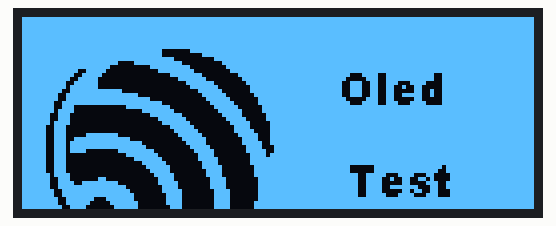
This sketch was run on a simulated Arduino Uno, built with avr-gcc and run on an emulated ATmega328P. Shown: 128×48 one-colour display. Wiring (inferred from the names in the program): SSD1306 OLED at I2C address 0x3C.

Above: at 1.1 s.

Measured:
- what the display in image 0 shows lasts 8.4 s, from 1.1 s to 9.5 s

The sketch:

ESP_i2c_OLED_Test2.ino
```cpp
//This code is a mess right now but does show something on the display
//Oled Display i'm using has an i2c address of 0x0C
//ESP-01 has only two I/O pins, 0=SDA, 2=SCL


//==========================================================//
//                                                          //
//    OLED Test Code                                        //
//                                                          //
//==========================================================//


#include <Wire.h>

//---------------FONT + GRAPHIC-----------------------------//
#include "data.h"
//==========================================================//

// OLED I2C bus address
#define OLED_address  0x3c


void setup()
{
 // Set SDA & SCL for ESP8266 to:
 #ifdef ARDUINO_ESP8266_ESP01
  Wire.pins(0, 2); //0=SDA, 2=SCL, 2 also =LED
 #endif

  // Initialize I2C and OLED Display
  Wire.begin();
  init_OLED();
  reset_display();           // Clear logo and load saved mode
}


//==========================================================//
void loop()
{

   for(int i=0;i<128*8;i++)     // show 128* 64 Logo
     SendChar(pgm_read_byte(logo+i));
    delay(8000);
    displayOn();
    clear_display();

   while(1)
   {

    sendStrXY("Oled on",3,0);
    sendStrXY("ESP8266 only!",4,0);
    delay(4000);
    reset_display();
    clear_display();

    delay(1000);
    reset_display();

   }

}

//==========================================================//
// Resets display depending on the actual mode.
static void reset_display(void)
{
  displayOff();
  clear_display();

  displayOn();
}


//==========================================================//
// Turns display on.
void displayOn(void)
{
    sendcommand(0xaf);        //display on
}

//==========================================================//
// Turns display off.
void displayOff(void)
{
  sendcommand(0xae);		//display off
}

//==========================================================//
// Clears the display by sendind 0 to all the screen map.
static void clear_display(void)
{
  unsigned char i,k;
  for(k=0;k<8;k++)  //8
  {
    setXY(k,0);
    {
      for(i=0;i<128;i++)     //was 128
      {
        SendChar(0);         //clear all COL
      }
    }
  }
}


//==========================================================//
// Actually this sends a byte, not a char to draw in the display.
// Display's chars uses 8 byte font the small ones and 96 bytes
// for the big number font.
static void SendChar(unsigned char data)
{
  Wire.beginTransmission(OLED_address); // begin transmitting
  Wire.write(0x40);//data mode
  Wire.write(data);
  Wire.endTransmission();    // stop transmitting
}

//==========================================================//
// Prints a display char (not just a byte) in coordinates X Y,
// being multiples of 8. This means we have 16 COLS (0-15)
// and 8 ROWS (0-7).
static void sendCharXY(unsigned char data, int X, int Y)
{
  setXY(X, Y);
  Wire.beginTransmission(OLED_address); // begin transmitting
  Wire.write(0x40);//data mode

  for(int i=0;i<8;i++)  //8
    Wire.write(pgm_read_byte(myFont[data-0x20]+i));

  Wire.endTransmission();    // stop transmitting
}

//==========================================================//
// Used to send commands to the display.
static void sendcommand(unsigned char com)
{
  Wire.beginTransmission(OLED_address);     //begin transmitting
  Wire.write(0x80);                          //command mode
  Wire.write(com);
  Wire.endTransmission();                    // stop transmitting
}

//==========================================================//
// Set the cursor position in a 16 COL * 8 ROW map.
static void setXY(unsigned char row,unsigned char col)
{
  sendcommand(0xb0+row);                //set page address
  sendcommand(0x00+(8*col&0x0f));       //set low col address  //8
  sendcommand(0x10+((8*col>>4)&0x0f));  //set high col address  //8

}


//==========================================================//
// Prints a string regardless the cursor position.
static void sendStr(unsigned char *string)
{
  unsigned char i=0;
  while(*string)
  {
    for(i=0;i<8;i++)
    {
      SendChar(pgm_read_byte(myFont[*string-0x20]+i));
    }
    *string++;
  }
}

//==========================================================//
// Prints a string in coordinates X Y, being multiples of 8.
// This means we have 16 COLS (0-15) and 8 ROWS (0-7).
static void sendStrXY( char *string, int X, int Y)
{
  setXY(X,Y);
  unsigned char i=0;
  while(*string)
  {
    for(i=0;i<8;i++)
    {
     SendChar(pgm_read_byte(myFont[*string-0x20]+i));
    }
    *string++;
  }
}


//==========================================================//
// Inits oled and draws logo at startup
static void init_OLED(void)
{
  sendcommand(0xae);		//display off
  sendcommand(0xa6);            //Set Normal Display (default)
    // Adafruit Init sequence for 128x64 OLED module
    sendcommand(0xAE);             //DISPLAYOFF
    sendcommand(0xD5);            //SETDISPLAYCLOCKDIV
    sendcommand(0x80);            // the suggested ratio 0x80
    sendcommand(0xA8);            //SSD1306_SETMULTIPLEX
    sendcommand(0x2F); //--1/48 duty    //NEW!!!
    sendcommand(0xD3);            //SETDISPLAYOFFSET
    sendcommand(0x0);             //no offset
    sendcommand(0x40 | 0x0);      //SETSTARTLINE
    sendcommand(0x8D);            //CHARGEPUMP
    sendcommand(0x14);
    sendcommand(0x20);             //MEMORYMODE
    sendcommand(0x00);             //0x0 act like ks0108

    sendcommand(0xA0 | 0x1);      //SEGREMAP   //Rotate screen 180 deg
    //sendcommand(0xA0);

    sendcommand(0xC8);            //COMSCANDEC  Rotate screen 180 Deg
    //sendcommand(0xC0);

    sendcommand(0xDA);            //0xDA
    sendcommand(0x12);           //COMSCANDEC
    sendcommand(0x81);           //SETCONTRAS
    sendcommand(0xCF);           //
    sendcommand(0xd9);          //SETPRECHARGE
    sendcommand(0xF1);
    sendcommand(0xDB);        //SETVCOMDETECT
    sendcommand(0x40);
    sendcommand(0xA4);        //DISPLAYALLON_RESUME
    sendcommand(0xA6);        //NORMALDISPLAY

  clear_display();
  sendcommand(0x2e);            // stop scroll
  //----------------------------REVERSE comments----------------------------//
  //  sendcommand(0xa0);		//seg re-map 0->127(default)
  //  sendcommand(0xa1);		//seg re-map 127->0
  //  sendcommand(0xc8);
  //  delay(1000);
  //----------------------------REVERSE comments----------------------------//
  // sendcommand(0xa7);  //Set Inverse Display
  // sendcommand(0xae);		//display off
  sendcommand(0x20);            //Set Memory Addressing Mode
  sendcommand(0x00);            //Set Memory Addressing Mode ab Horizontal addressing mode
  //  sendcommand(0x02);         // Set Memory Addressing Mode ab Page addressing mode(RESET)

   setXY(0,0);
  /*
  for(int i=0;i<128*8;i++)     // show 128* 64 Logo
  {
    SendChar(pgm_read_byte(logo+i));
  }
  */
  sendcommand(0xaf);		//display on
}
```

Source omitted: data.h (data table, 31107 bytes)
